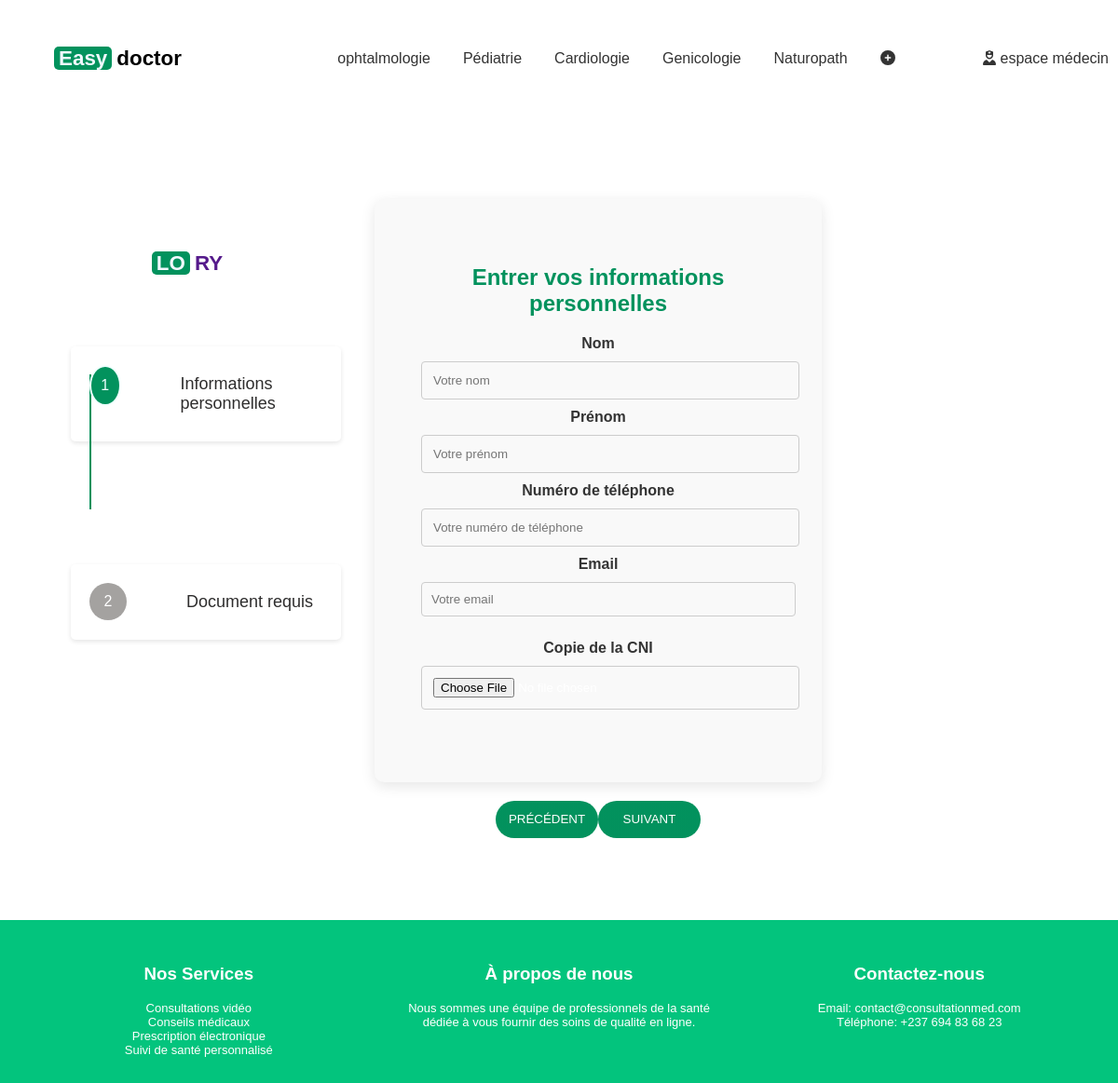
The app's page /registerdocteur.php with its own data.
### tables this page shows
CREATE TABLE `specialiste` (
  `idspecialiste` int(255) NOT NULL,
  `nom` varchar(255) NOT NULL,
  `description` text NOT NULL
);

### registerdocteur.php (the view, shortened to what this page needs)
<?php
try {
    $pdo = new PDO('mysql:host=localhost;dbname=hosto_bd', 'root', '');
    $pdo->setAttribute(PDO::ATTR_ERRMODE, PDO::ERRMODE_EXCEPTION);
} catch (PDOException $e) {
    die("Connection failed: " . $e->getMessage());
}
$sql1 = "SELECT * FROM specialiste";
$stm1 = $pdo->prepare($sql1);
$stm1->execute();
$specialiste = $stm1->fetchAll(PDO::FETCH_ASSOC);
?>
<!DOCTYPE html>
<html lang="en">
<head>
    <link rel="stylesheet" href="icons/all.min.css">
    <link rel="stylesheet" href="css/patient.css">
    <link rel="stylesheet" href="css/index.css">
</head>
<body>
<header>
<?php include("inc/header.php"); ?>
    </header>
    <div id="page" class="site">
        <div class="contain">
            <div class="form-box">
                <div class="progress">
                    <div class="logo"><a href=""><span>LO</span>RY</a></div>
                    <ul class="progress-steps">
                        <li class="step"><span>1</span><p>Informations personnelles <br></p></li>
                        <li class="step"><span>2</span><p>Document requis <br></p></li>
                    </ul>
                </div>
                <form action="" method="POST" enctype="multipart/form-data">
                    <div class="form one form-step active">
                        <h2>Entrer vos informations personnelles</h2>
                        <div>
                            <label for="">Nom</label>
                            <input type="text" name="nom" placeholder="Votre nom" required>
                        </div>
                        <div>
                            <label for="">Prénom</label>
                            <input type="text" name="prenom" placeholder="Votre prénom" required>
                        </div>
                        <div>
                            <label for="">Numéro de téléphone</label>
                            <input type="tel" name="tel" placeholder="Votre numéro de téléphone" required>
                        </div>
                        <div>
                            <label for="">Email</label>
                            <input type="email" name="email" placeholder="Votre email" required>
                        </div>
                        <div>
                            <label>Copie de la CNI</label>
                            <input type="file" id="imageUpload" name="cni" accept="image/*" required>
                        </div><br>
                    </div>
                    <div class="btn-group">
                        <button type="button" class="btn-prev" disabled>PRÉCÉDENT</button>
                        <button type="button" class="btn-next">SUIVANT</button>
                    </div>
                </form>
            </div>
        </div>
    </div>
<footer>
<?php include("inc/footer.php"); ?>
</footer>
</body>
</html>

### inc/header.php (shortened to what this page needs)
<a href="#" class="logo"> <span>Easy</span>doctor</a>
<ul class="navbar" id="navbar">
    <?php if (isset($specialiste) && is_array($specialiste)): ?>
        <?php foreach ($specialiste as $specialiste): ?>
            <li>
            <a href="pages/specialiste.php?idspecialiste=<?php echo htmlspecialchars($specialiste['idspecialiste']); ?>">
                <?php echo htmlspecialchars($specialiste['nom']); ?>
            </a>
            </li>
        <?php endforeach; ?>
        <li class="dropdown">
        <a href="javascript:void(0);" onclick="toggleDropdown(event)">
            <i class="fa fa-plus-circle" aria-hidden="true"></i>
        </a>
    </li>
    <?php endif; ?>
</ul>
        <div class="main">
            <?php
if (!isset($_SESSION['email'])) {
    echo '<a href="login.php"><i class="fa-solid fa-user-nurse"></i> espace médecin</a>';
}
?>
      </div>

### css/patient.css (style rules this page uses)
body { margin: 0; font-family: Arial, sans-serif; }
a { text-decoration: none; }
p { margin: 10px 0; }
h2 { font-size: 20px; margin-bottom: 20px; }
label { margin: 10px 0 5px; font-weight: bold; }
input[type="text"], input[type="tel"], input[type="email"], input[type="password"], select { width: 100%; padding: 12px; margin: 10px 0; border: 1px solid #ccc; border-radius: 4px; transition: border-color 0.3s, box-shadow 0.3s; }
button { width: 110px; height: 40px; border-radius: 50px; background: linear-gradient(to right, hsl(158, 97%, 29%), hsl(158, 97%, 29%)); border: none; color: white; cursor: pointer; transition: background-color 0.3s, transform 0.3s; }
.form-step { display: none; }
.form-step.active { display: block; }
.form-box { display: flex; flex-direction: row; margin-top: 5em; border-radius: 15px; }
.logo { font-size: 1.75em; font-weight: 800; color: rgb(0, 0, 0); padding: 40px 48px; text-align: center; }
.logo span { color: hsl(0, 0%, 100%); }
.progress { position: relative; padding: 1em; }
.progress ul.progress-steps { display: flex; flex-direction: column; align-items: center; justify-content: center; gap: 5em; }
.progress ul.progress-steps li { position: relative; display: flex; align-items: flex-start; margin-bottom: 2em; }
.progress ul.progress-steps li > span { position: relative; width: 40px; height: 40px; display: flex; align-items: center; justify-content: center; margin-right: 4em; border-radius: 50%; background-color: rgb(164, 162, 160); z-index: 3; }
.progress ul.progress-steps li.active > span { color: azure; background-color: hsl(158, 97%, 29%); border: 2px solid; z-index: 5; }
.progress ul.progress-steps li:not(:last-child)::before { content: ''; position: absolute; left: 20px; top: 30px; width: 2px; height: 145px; background-color: hsl(158, 97%, 29%); }
.form { display: flex; flex-direction: column; background-color: #f9f9f9; padding: 50px; border-radius: 10px; box-shadow: 0 4px 15px rgba(0, 0, 0, 0.1); margin-bottom: 20px; width: 380px; }
.form h2 { font-size: 24px; color: hsl(158, 97%, 29%); text-align: center; margin-bottom: 20px; }
label { margin: 10px 0 5px; font-weight: bold; color: #333; }
input[type="text"], input[type="tel"], input[type="email"], input[type="password"], input[type="file"] { width: 100%; padding: 12px; margin: 10px 0; border: 1px solid #ccc; border-radius: 4px; transition: border-color 0.3s, box-shadow 0.3s; }
.btn-group { display: flex; justify-content: center; margin-top: 20px; }
input[type="email"], input[type="password"] { padding: 10px; margin-bottom: 25px; }

### css/index.css (style rules this page uses)
body { margin: 0; font-family: Arial, sans-serif; }
.logo { color: black; font-weight: 700; font-size: 1.4rem; text-decoration: none; }
.logo span { background-color: hsl(158, 97%, 29%); color: aliceblue; padding: 0px 5px; border-radius: 5px; font-weight: 600; margin-right: 5px; }
.navbar { list-style: none; display: flex; gap: 15px; }
.navbar a { text-decoration: none; color: #333; }
.main { display: flex; align-items: center; gap: 15px; }
.main a { text-decoration: none; color: #333; }
ul { list-style-type: none; }
header { display: flex; justify-content: space-between; align-items: center; padding: 10px; }
.navbar { list-style: none; display: flex; }
.navbar li { margin: 0 10px; }
.dropdown { position: static; cursor: auto; }
.contain { color: white; text-align: center; padding: 8px 0; position: relative; bottom: 0; width: 100%; display: grid; grid-template-columns: repeat(auto-fill, minmax(250px, 1fr)); gap: 10px; max-width: 1200px; margin: auto; }
.step { background: white; border-radius: 5px; box-shadow: 0 2px 5px rgba(0, 0, 0, 0.1); margin: 20px; padding: 20px; text-align: center; flex: 1 1 30%; min-width: 250px; }
.step p { color: #2e2d2d; text-align: justify; font-size: large; }
h2 { font-size: 2em; color: #ffffff; text-align: center; }
p { font-size: 1.2em; color: #fefbfb; }
input { background-color: transparent; border-radius: 10%; border-color: hsl(158, 97%, 39%); }
footer { background-color: hsl(158, 97%, 39%); color: white; text-align: center; padding: 8px 0; margin-top: 5em; position: relative; bottom: 0; width: 100%; }

### records on screen
specialiste: nom "ophtalmologie"
specialiste: nom "Pédiatrie"
specialiste: nom "Cardiologie"
specialiste: nom "Genicologie"
specialiste: nom "Naturopath"
